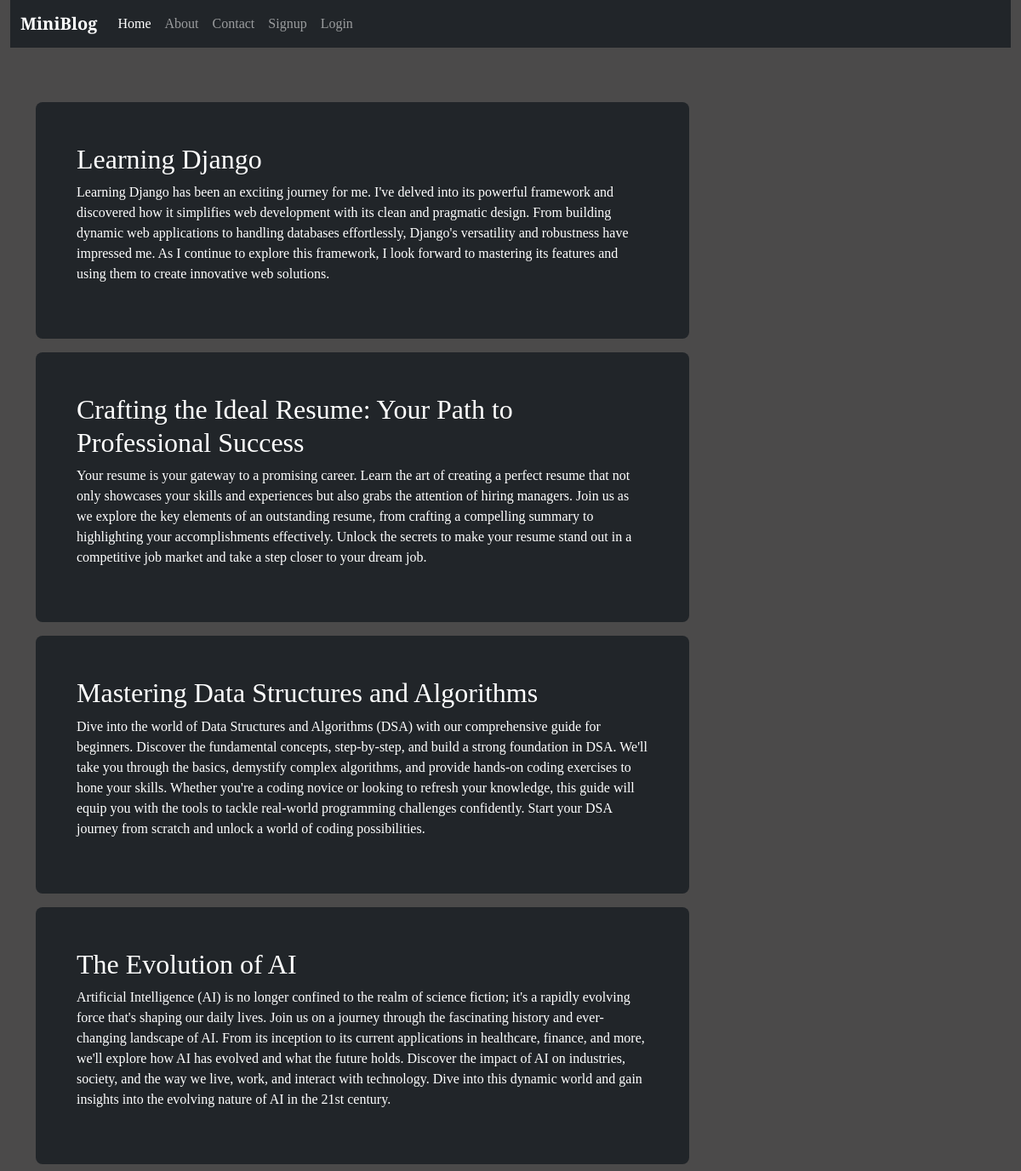
The page / on the database its author committed.
### blog/models.py (models this page shows)
class Post(models.Model):
    title = models.CharField(max_length=150)
    desc = models.TextField()

### blog/views.py (the view)
# urls.py: 2. Add a URL to urlpatterns:  path('', views.home, name='home')
def home(request):
    posts = Post.objects.all()
    return render(request , 'blog/home.html', {'posts' : posts})

### blog/templates/blog/home.html (shortened to what this page needs)
{% extends 'blog/base.html' %}
{% load static %}
{% block content %}
<div class="col-sm-10 mt-5">
    {% for post in posts %}
    <div class="row align-items-md-stretch mt-3 mb-2">
        <div class="col-md-10">
            <div class="h-100 p-5 text-bg-dark rounded-3">
                <h2>{{post.title}}</h2>
                <p>{{post.desc}}</p>
            </div>
        </div>
    </div>
    {% endfor %}
</div>
{% endblock content %}

### blog/static/blog/css/style.css (style rules this page uses)
body { background-color: rgb(75 , 74 , 74); color: white; font-family: 'Satisfy', cursive; font-family: 'Young Serif', serif; }

### rows shown on the page
Post: title "Learning Django", desc "Learning Django has been an exciting journey for me. I've delved into its powerful framework and discovered how it simplifies web development with its clean and pragmatic design. From building dynamic web applications to handling databases effortlessly, Django's versatility and robustness have impressed me. As I continue to explore this framework, I look forward to mastering its features and using them to create innovative web solutions."
Post: title "Crafting the Ideal Resume: Your Path to Professional Success", desc "Your resume is your gateway to a promising career. Learn the art of creating a perfect resume that not only showcases your skills and experiences but also grabs the attention of hiring managers. Join us as we explore the key elements of an outstanding resume, from crafting a compelling summary to highlighting your accomplishments effectively. Unlock the secrets to make your resume stand out in a competitive job market and take a step closer to your dream job."
Post: title "Mastering Data Structures and Algorithms", desc "Dive into the world of Data Structures and Algorithms (DSA) with our comprehensive guide for beginners. Discover the fundamental concepts, step-by-step, and build a strong foundation in DSA. We'll take you through the basics, demystify complex algorithms, and provide hands-on coding exercises to hone your skills. Whether you're a coding novice or looking to refresh your knowledge, this guide will equip you with the tools to tackle real-world programming challenges confidently. Start your DSA journey from scratch and unlock a world of coding possibilities."
Post: title "The Evolution of AI", desc "Artificial Intelligence (AI) is no longer confined to the realm of science fiction; it's a rapidly evolving force that's shaping our daily lives. Join us on a journey through the fascinating history and ever-changing landscape of AI. From its inception to its current applications in healthcare, finance, and more, we'll explore how AI has evolved and what the future holds. Discover the impact of AI on industries, society, and the way we live, work, and interact with technology. Dive into this dynamic world and gain insights into the evolving nature of AI in the 21st century."
